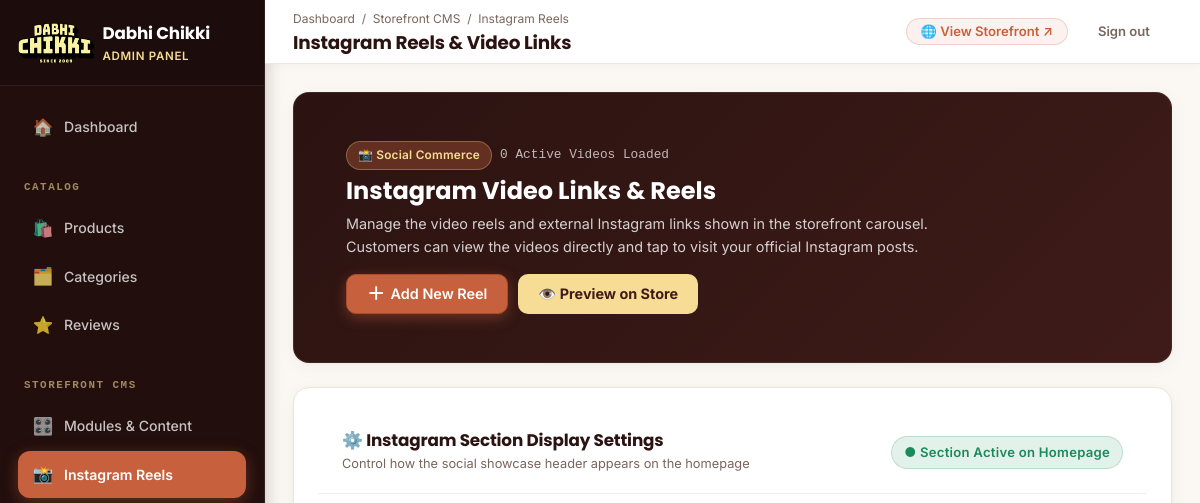
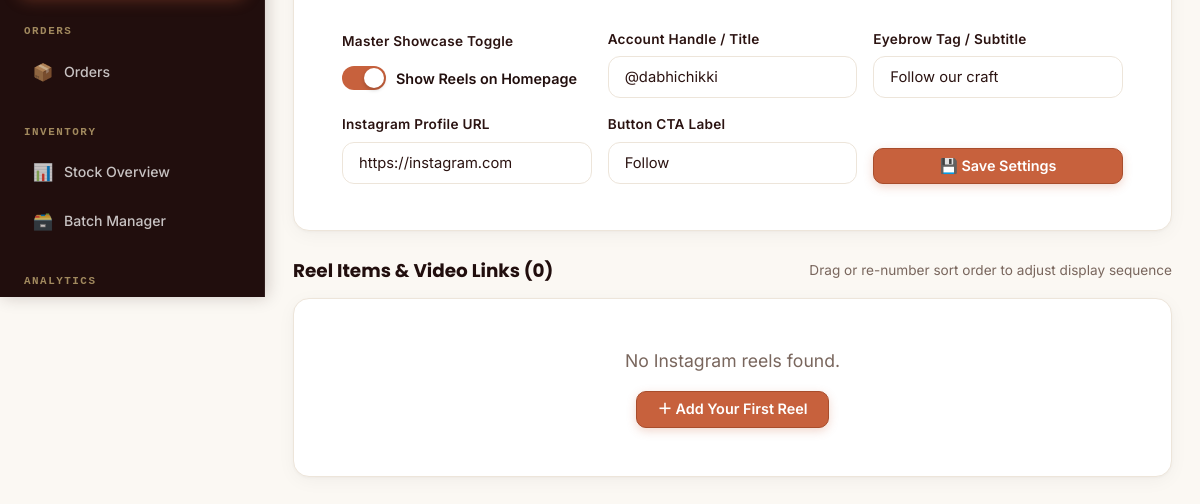
The app's page /admin/instagram-reels.php (signed in), older data (2 pictures, top to bottom).
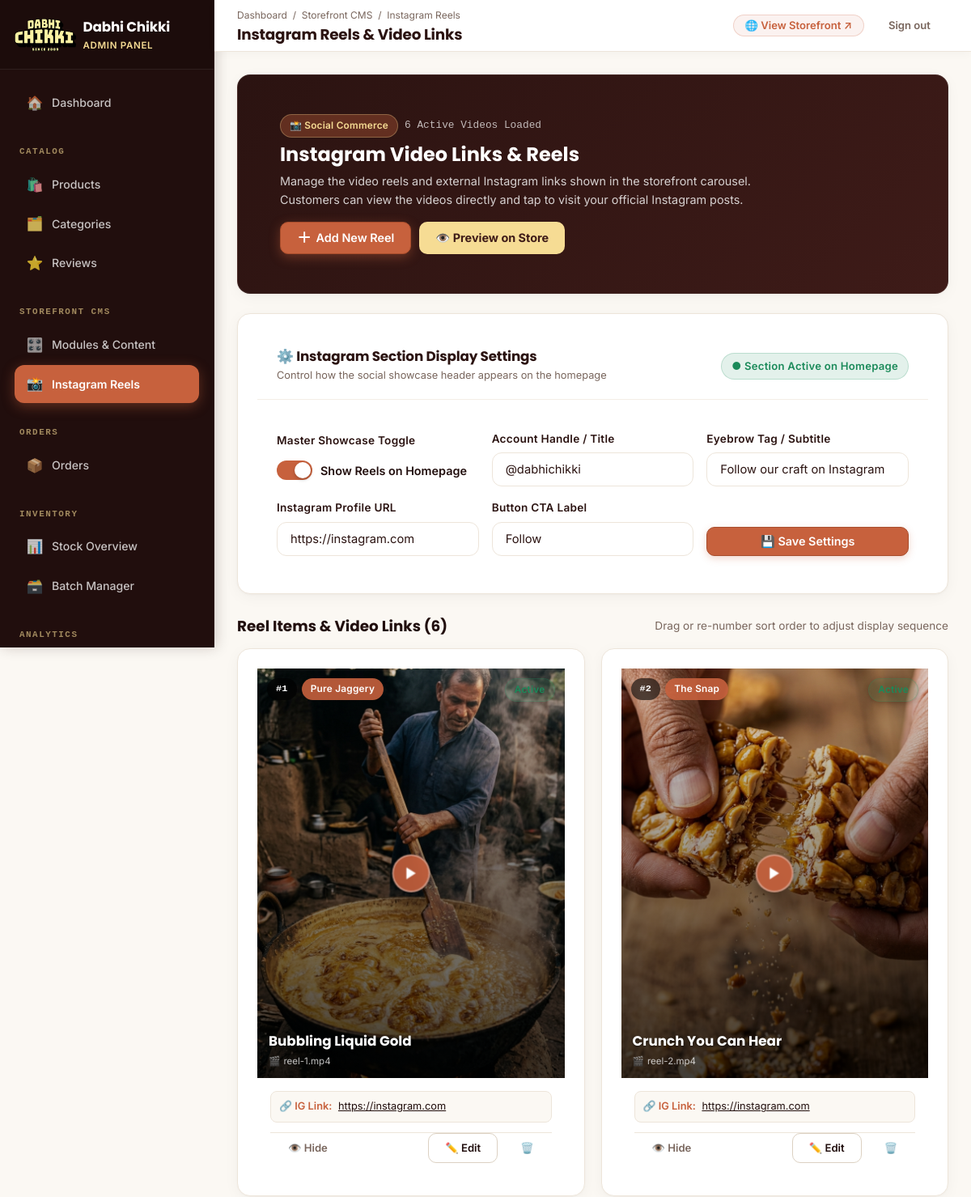
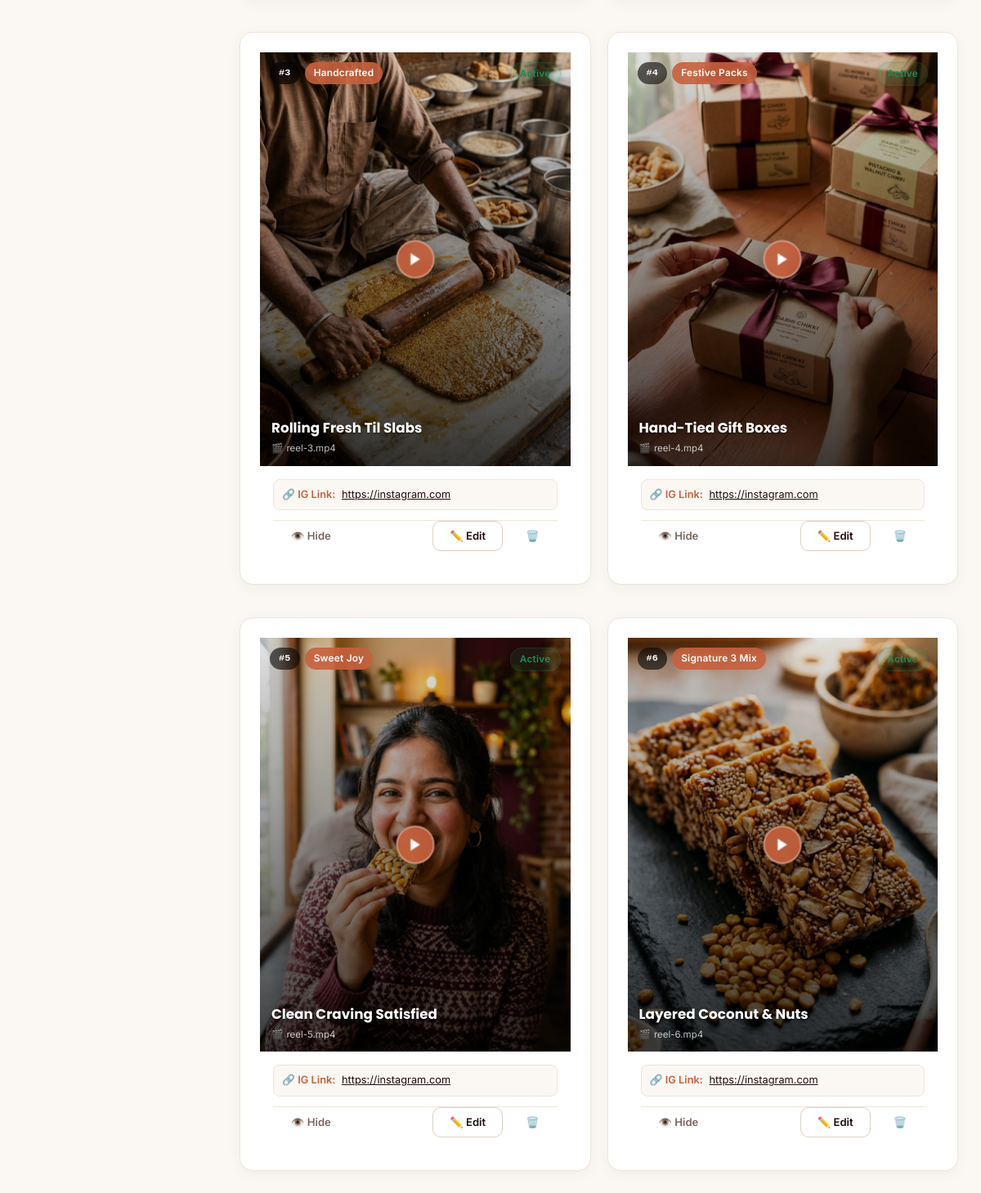
The same page, newer data (2 pictures, top to bottom).
### tables this page shows
CREATE TABLE `settings` (
  `id` int unsigned NOT NULL AUTO_INCREMENT,
  `setting_key` varchar(80) NOT NULL,
  `setting_value` text,
  `updated_by` int unsigned DEFAULT NULL,
  `updated_at` datetime NOT NULL DEFAULT CURRENT_TIMESTAMP ON UPDATE CURRENT_TIMESTAMP,
  PRIMARY KEY (`id`),
  UNIQUE KEY `setting_key` (`setting_key`),
  KEY `fk_settings_user` (`updated_by`),
  CONSTRAINT `fk_settings_user` FOREIGN KEY (`updated_by`) REFERENCES `users` (`id`) ON DELETE SET NULL
);

CREATE TABLE `instagram_reels` (
  `id` int unsigned NOT NULL AUTO_INCREMENT,
  `title` varchar(255) NOT NULL,
  `tag_label` varchar(100) NOT NULL DEFAULT 'Pure Jaggery',
  `video_url` varchar(500) DEFAULT NULL,
  `image_url` varchar(500) NOT NULL,
  `instagram_url` varchar(500) NOT NULL DEFAULT 'https://instagram.com',
  `sort_order` int NOT NULL DEFAULT '0',
  `is_active` tinyint(1) NOT NULL DEFAULT '1',
  `created_at` datetime NOT NULL DEFAULT CURRENT_TIMESTAMP,
  `updated_at` datetime NOT NULL DEFAULT CURRENT_TIMESTAMP ON UPDATE CURRENT_TIMESTAMP,
  PRIMARY KEY (`id`),
  KEY `idx_active_sort` (`is_active`,`sort_order`)
);

### includes/db/Database.php (called while the page is built, shortened)
<?php
class Database
{
    private static ?PDO $instance = null;
    public static function getInstance(): PDO
    {
        if (self::$instance === null) {
            $dsn = sprintf(
                'mysql:host=%s;dbname=%s;charset=%s',
                DB_HOST,
                DB_NAME,
                DB_CHARSET
            );
            self::$instance = new PDO($dsn, DB_USER, DB_PASS, [
                PDO::ATTR_ERRMODE            => PDO::ERRMODE_EXCEPTION,
                PDO::ATTR_DEFAULT_FETCH_MODE => PDO::FETCH_ASSOC,
                PDO::ATTR_EMULATE_PREPARES   => false,
            ]);
        }
        return self::$instance;
    }
    public static function query(string $sql, array $params = []): PDOStatement
    {
        $stmt = self::getInstance()->prepare($sql);
        $stmt->execute($params);
        return $stmt;
    }
    public static function fetchOne(string $sql, array $params = []): ?array
    {
        $row = self::query($sql, $params)->fetch();
        return $row !== false ? $row : null;
    }
    public static function fetchAll(string $sql, array $params = []): array
    {
        return self::query($sql, $params)->fetchAll();
    }
}

### includes/helpers/functions.php (called while the page is built, shortened)
<?php
function baseUrl(string $path = ''): string
{
    static $base = null;
    if ($base === null) {
        $script = str_replace('\\', '/', $_SERVER['SCRIPT_NAME'] ?? '');
        if (preg_match('#^(.*?/public_html)#i', $script, $m)) {
            $base = rtrim($m[1], '/');
        } elseif (defined('APP_URL') && ($urlPath = parse_url(APP_URL, PHP_URL_PATH))) {
            $base = rtrim($urlPath, '/');
        } else {
            $base = '';
        }
    }
    $path = '/' . ltrim($path, '/');
    return ($path === '/' && $base !== '') ? $base . '/' : $base . $path;
}
function asset(string $path): string
{
    $cleanPath = ltrim($path, '/');
    $url = baseUrl('assets/' . $cleanPath);
    $realPath = dirname(__DIR__, 2) . '/public_html/assets/' . $cleanPath;
    if (file_exists($realPath)) {
        $url .= '?v=' . filemtime($realPath);
    }
    return $url;
}
function e(?string $value): string
{
    return htmlspecialchars($value ?? '', ENT_QUOTES, 'UTF-8');
}
function getSetting(string $key, ?string $default = null): ?string
{
    if (!array_key_exists($key, $GLOBALS['__settings_cache'])) {
        $row = Database::fetchOne('SELECT setting_value FROM settings WHERE setting_key = ?', [$key]);
    }
    return $GLOBALS['__settings_cache'][$key];
}

### public_html/admin/instagram-reels.php (the view, shortened to what the rows shown need)
<?php
$reels = Database::fetchAll("SELECT * FROM `instagram_reels` ORDER BY sort_order ASC, id ASC");
$instagramHandle    = getSetting('instagram_handle', '@dabhichikki');
$instagramTagline   = getSetting('instagram_tagline', 'Follow our craft');
$instagramProfile   = getSetting('instagram_profile_url', 'https://instagram.com');
$instagramButtonText = getSetting('instagram_button_text', 'Follow');
require_once __DIR__ . '/partials/page-start.php';
?>
<div class="admin-content">
  <div class="card" style="margin-bottom: 24px; background: linear-gradient(135deg, #2b1311 0%, #3e1b18 100%); color: #ffffff; border-color: rgba(255,255,255,0.08);">
    <div class="card-body" style="padding: 24px 28px; display: flex; flex-wrap: wrap; justify-content: space-between; align-items: center; gap: 16px;">
      <div>
        <h2 style="font-family: var(--dc-font-heading); font-size: 1.5rem; margin: 0 0 6px 0; color: #ffffff;">
          Instagram Video Links &amp; Reels
        </h2>
      </div>
    </div>
  </div>
  <div class="card" style="margin-bottom: 28px;">
    <div class="card-body">
      <form method="POST" style="margin: 0;">
        <div style="display: grid; grid-template-columns: repeat(auto-fit, minmax(220px, 1fr)); gap: 16px; align-items: flex-end;">
          <div class="form-group" style="margin: 0;">
            <label class="form-label" for="instagram_handle">Account Handle / Title</label>
            <input type="text" id="instagram_handle" name="instagram_handle" class="form-control" value="<?= e($instagramHandle) ?>" placeholder="@dabhichikki" required>
          </div>
          <div class="form-group" style="margin: 0;">
            <label class="form-label" for="instagram_tagline">Eyebrow Tag / Subtitle</label>
            <input type="text" id="instagram_tagline" name="instagram_tagline" class="form-control" value="<?= e($instagramTagline) ?>" placeholder="Follow">
          </div>
          <div class="form-group" style="margin: 0;">
            <label class="form-label" for="instagram_profile_url">Instagram Profile URL</label>
            <input type="url" id="instagram_profile_url" name="instagram_profile_url" class="form-control" value="<?= e($instagramProfile) ?>" placeholder="https://instagram.com/dabhichikki">
          </div>
          <div class="form-group" style="margin: 0;">
            <label class="form-label" for="instagram_button_text">Button CTA Label</label>
            <input type="text" id="instagram_button_text" name="instagram_button_text" class="form-control" value="<?= e($instagramButtonText) ?>" placeholder="Follow">
          </div>
        </div>
      </form>
    </div>
  </div>
  <?php if (empty($reels)): ?>
    <div class="card" style="text-align: center; padding: 48px 20px;">
      <p style="font-size: 1.1rem; color: var(--dc-muted); margin-bottom: 16px;">No Instagram reels found.</p>
      <button type="button" class="btn btn-primary" onclick="openAddReelModal()">＋ Add Your First Reel</button>
    </div>
  <?php else: ?>
    <div style="display: grid; grid-template-columns: repeat(auto-fill, minmax(280px, 1fr)); gap: 20px;">
      <?php foreach ($reels as $r): ?>
        <div class="card reel-admin-card" style="display: flex; flex-direction: column; overflow: hidden; position: relative; transition: all 0.25s ease;">
          <div style="position: relative; width: 100%; aspect-ratio: 9/12; overflow: hidden; background: #210e0d;">
            <div style="position: absolute; top: 12px; left: 12px; display: flex; gap: 6px; z-index: 5;">
              <span class="badge" style="background: rgba(0,0,0,0.6); color: #ffffff; backdrop-filter: blur(4px); font-family: var(--dc-font-mono);">
                #<?= (int)$r['sort_order'] ?>
              </span>
              <span class="badge" style="background: rgba(199, 97, 61, 0.9); color: #ffffff;">
                <?= e($r['tag_label']) ?>
              </span>
            </div>
            <div style="position: absolute; top: 12px; right: 12px; z-index: 5;">
              <?php if ($r['is_active']): ?>
                <span class="badge badge-success" style="box-shadow: 0 2px 6px rgba(0,0,0,0.2);">Active</span>
              <?php else: ?>
                <span class="badge badge-danger" style="box-shadow: 0 2px 6px rgba(0,0,0,0.2);">Hidden</span>
              <?php endif; ?>
            </div>
            <?php if (!empty($r['video_url'])): ?>
              <button type="button" class="btn-video-preview" onclick="previewReelVideo('<?= asset(e($r['video_url'])) ?>', '<?= e(addslashes($r['title'])) ?>')" aria-label="Play Video Preview" title="Preview video">
                <svg width="22" height="22" viewBox="0 0 24 24" fill="#ffffff" stroke="none"><polygon points="5 3 19 12 5 21 5 3"/></svg>
              </button>
            <?php endif; ?>
            <div style="position: absolute; bottom: 12px; left: 14px; right: 14px; color: #ffffff; z-index: 5;">
              <h4 style="margin: 0; font-family: var(--dc-font-heading); font-size: 1.05rem; line-height: 1.3; color: #ffffff; text-shadow: 0 1px 3px rgba(0,0,0,0.6);">
                <?= e($r['title']) ?>
              </h4>
              <?php if (!empty($r['video_url'])): ?>
                <div style="font-size: 0.72rem; color: rgba(255,255,255,0.75); margin-top: 4px; display: flex; align-items: center; gap: 4px;">
                  <span>🎬</span> <?= basename($r['video_url']) ?>
                </div>
              <?php endif; ?>
            </div>
          </div>
          <div class="card-body" style="padding: 16px; flex: 1; display: flex; flex-direction: column; justify-content: space-between; gap: 12px;">
            <div style="background: var(--dc-cream); border-radius: 8px; padding: 8px 10px; font-size: 0.8rem; overflow: hidden; text-overflow: ellipsis; white-space: nowrap; border: 1px solid var(--dc-border);">
              <span style="font-weight: 600; color: var(--dc-terracotta);">🔗 IG Link:</span>
              <a href="<?= e($r['instagram_url']) ?>" target="_blank" rel="noreferrer" style="color: var(--dc-black); text-decoration: underline; margin-left: 4px;">
                <?= e($r['instagram_url']) ?>
              </a>
            </div>
            <div style="display: flex; gap: 8px; align-items: center; justify-content: space-between; pt-2; border-top: 1px solid var(--dc-border);">
              <form method="POST" style="margin: 0;">
                <button type="submit" class="btn btn-sm <?= $r['is_active'] ? 'btn-ghost' : 'btn-outline' ?>" title="Toggle Visibility">
                  <?= $r['is_active'] ? '👁️ Hide' : '✅ Show' ?>
                </button>
              </form>
              <div style="display: flex; gap: 6px;">
                <button type="button" class="btn btn-sm btn-outline" onclick='openEditReelModal(<?= json_encode($r) ?>)'>
                  ✏️ Edit
                </button>
                <form method="POST" style="margin: 0;" onsubmit="return confirm('Are you sure you want to delete this reel?');">
                  <button type="submit" class="btn btn-sm btn-ghost" style="color: var(--dc-danger);">
                    🗑️
                  </button>
                </form>
              </div>
            </div>
          </div>
        </div>
      <?php endforeach; ?>
    </div>
  <?php endif; ?>
</div>
<?php require_once __DIR__ . '/partials/page-end.php'; ?>

Row changes from the older to the newer data that the page shows:
added settings: instagram_handle "@dabhichikki"
added settings: instagram_tagline "Follow our craft on Instagram"
added settings: instagram_profile_url "https://instagram.com"
added settings: instagram_button_text "Follow"
added instagram_reels: sort_order "1", tag_label "Pure Jaggery", is_active "Active", title "Bubbling Liquid Gold", video_url "reel-1.mp4", instagram_url "https://instagram.com"
added instagram_reels: sort_order "2", tag_label "The Snap", is_active "Active", title "Crunch You Can Hear", video_url "reel-2.mp4", instagram_url "https://instagram.com"
added instagram_reels: sort_order "3", tag_label "Handcrafted", is_active "Active", title "Rolling Fresh Til Slabs", video_url "reel-3.mp4", instagram_url "https://instagram.com"
added instagram_reels: sort_order "4", tag_label "Festive Packs", is_active "Active", title "Hand-Tied Gift Boxes", video_url "reel-4.mp4", instagram_url "https://instagram.com"
added instagram_reels: sort_order "5", tag_label "Sweet Joy", is_active "Active", title "Clean Craving Satisfied", video_url "reel-5.mp4", instagram_url "https://instagram.com"
added instagram_reels: sort_order "6", tag_label "Signature 3 Mix", is_active "Active", title "Layered Coconut & Nuts", video_url "reel-6.mp4", instagram_url "https://instagram.com"
Text that changed along with them:
count($reels): "0" → "6"
form field instagram_handle: "@dabhichikki" → (not shown)
form field instagram_tagline: "Follow our craft" → (not shown)
form field instagram_profile_url: "https://instagram.com" → (not shown)
form field instagram_button_text: "Follow" → (not shown)
text no longer shown: "No Instagram reels found. ＋ Add Your First Reel"
